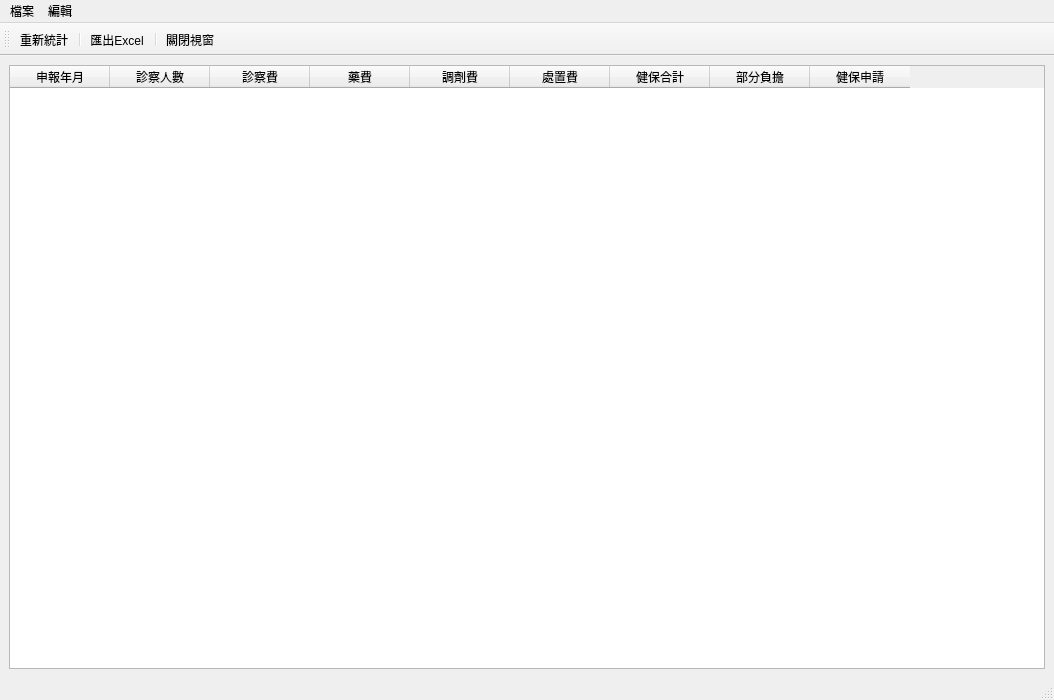
<?xml version="1.0" encoding="UTF-8"?>
<ui version="4.0">
 <class>StatisticsCorrectionReg</class>
 <widget class="QMainWindow" name="StatisticsCorrectionReg">
  <property name="geometry">
   <rect>
    <x>0</x>
    <y>0</y>
    <width>1054</width>
    <height>700</height>
   </rect>
  </property>
  <property name="windowTitle">
   <string>矯正機關內門診報表</string>
  </property>
  <property name="toolButtonStyle">
   <enum>Qt::ToolButtonTextUnderIcon</enum>
  </property>
  <widget class="QWidget" name="centralwidget">
   <layout class="QVBoxLayout" name="verticalLayout_2">
    <item>
     <layout class="QHBoxLayout" name="horizontalLayout_age_group">
      <item>
       <widget class="QTableWidget" name="tableWidget_ins_apply">
        <property name="maximumSize">
         <size>
          <width>1100</width>
          <height>16777215</height>
         </size>
        </property>
        <property name="editTriggers">
         <set>QAbstractItemView::NoEditTriggers</set>
        </property>
        <property name="selectionMode">
         <enum>QAbstractItemView::SingleSelection</enum>
        </property>
        <property name="selectionBehavior">
         <enum>QAbstractItemView::SelectRows</enum>
        </property>
        <column>
         <property name="text">
          <string>申報年月</string>
         </property>
        </column>
        <column>
         <property name="text">
          <string>診察人數</string>
         </property>
        </column>
        <column>
         <property name="text">
          <string>診察費</string>
         </property>
        </column>
        <column>
         <property name="text">
          <string>藥費</string>
         </property>
        </column>
        <column>
         <property name="text">
          <string>調劑費</string>
         </property>
        </column>
        <column>
         <property name="text">
          <string>處置費</string>
         </property>
        </column>
        <column>
         <property name="text">
          <string>健保合計</string>
         </property>
        </column>
        <column>
         <property name="text">
          <string>部分負擔</string>
         </property>
        </column>
        <column>
         <property name="text">
          <string>健保申請</string>
         </property>
        </column>
       </widget>
      </item>
     </layout>
    </item>
   </layout>
  </widget>
  <widget class="QMenuBar" name="menubar">
   <property name="geometry">
    <rect>
     <x>0</x>
     <y>0</y>
     <width>1054</width>
     <height>33</height>
    </rect>
   </property>
   <widget class="QMenu" name="menu">
    <property name="title">
     <string>檔案</string>
    </property>
   </widget>
   <widget class="QMenu" name="menu_2">
    <property name="title">
     <string>編輯</string>
    </property>
   </widget>
   <addaction name="menu"/>
   <addaction name="menu_2"/>
  </widget>
  <widget class="QStatusBar" name="statusbar"/>
  <widget class="QToolBar" name="toolBar">
   <property name="palette">
    <palette>
     <active/>
     <inactive/>
     <disabled/>
    </palette>
   </property>
   <property name="windowTitle">
    <string>toolBar</string>
   </property>
   <property name="toolButtonStyle">
    <enum>Qt::ToolButtonTextUnderIcon</enum>
   </property>
   <attribute name="toolBarArea">
    <enum>TopToolBarArea</enum>
   </attribute>
   <attribute name="toolBarBreak">
    <bool>false</bool>
   </attribute>
   <addaction name="action_requery"/>
   <addaction name="separator"/>
   <addaction name="action_export_to_excel"/>
   <addaction name="separator"/>
   <addaction name="action_close"/>
  </widget>
  <action name="action_requery">
   <property name="icon">
    <iconset>
     <normaloff>../icons/reload.svg</normaloff>../icons/reload.svg</iconset>
   </property>
   <property name="text">
    <string>重新統計</string>
   </property>
   <property name="toolTip">
    <string>重新統計</string>
   </property>
  </action>
  <action name="action_close">
   <property name="icon">
    <iconset>
     <normaloff>../icons/application-exit.svg</normaloff>../icons/application-exit.svg</iconset>
   </property>
   <property name="text">
    <string>關閉視窗</string>
   </property>
  </action>
  <action name="action_export_to_excel">
   <property name="icon">
    <iconset>
     <normaloff>../icons/document-export.svg</normaloff>../icons/document-export.svg</iconset>
   </property>
   <property name="text">
    <string>匯出Excel</string>
   </property>
   <property name="toolTip">
    <string>匯出Excel</string>
   </property>
  </action>
 </widget>
 <resources/>
 <connections/>
 <slots>
  <slot>pushButtonQueryClicked()</slot>
  <slot>pushButtonRequeryClicked()</slot>
  <slot>tableWidgetCellDoubleClicked()</slot>
  <slot>actionOpenCaseTriggered()</slot>
  <slot>actionDeleteCaseTriggered()</slot>
  <slot>actionPrintPresTriggered()</slot>
 </slots>
</ui>
